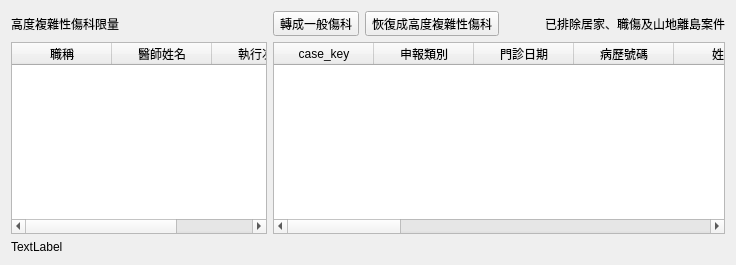
        <widget class="QWidget" name="tab_8">
         <attribute name="title">
          <string>高度複雜性傷科次數</string>
         </attribute>
         <layout class="QGridLayout" name="gridLayout_7">
          <item row="0" column="0">
           <widget class="QLabel" name="label_highly_massage_limit">
            <property name="text">
             <string>高度複雜性傷科限量</string>
            </property>
           </widget>
          </item>
          <item row="0" column="1">
           <layout class="QHBoxLayout" name="horizontalLayout_7">
            <item>
             <widget class="QToolButton" name="toolButton_massage2">
              <property name="text">
               <string>轉成一般傷科</string>
              </property>
              <property name="icon">
               <iconset>
                <normaloff>../icons/down.svg</normaloff>../icons/down.svg</iconset>
              </property>
              <property name="toolButtonStyle">
               <enum>Qt::ToolButtonTextBesideIcon</enum>
              </property>
             </widget>
            </item>
            <item>
             <widget class="QToolButton" name="toolButton_complicated4">
              <property name="text">
               <string>恢復成高度複雜性傷科</string>
              </property>
              <property name="icon">
               <iconset>
                <normaloff>../icons/edit-undo.svg</normaloff>../icons/edit-undo.svg</iconset>
              </property>
              <property name="toolButtonStyle">
               <enum>Qt::ToolButtonTextBesideIcon</enum>
              </property>
             </widget>
            </item>
            <item>
             <spacer name="horizontalSpacer_8">
              <property name="orientation">
               <enum>Qt::Horizontal</enum>
              </property>
              <property name="sizeHint" stdset="0">
               <size>
                <width>40</width>
                <height>20</height>
               </size>
              </property>
             </spacer>
            </item>
            <item>
             <widget class="QLabel" name="label_7">
              <property name="text">
               <string>已排除居家、職傷及山地離島案件</string>
              </property>
             </widget>
            </item>
           </layout>
          </item>
          <item row="1" column="0">
           <widget class="QTableWidget" name="tableWidget_highly_massage_doctor">
            <property name="maximumSize">
             <size>
              <width>320</width>
              <height>16777215</height>
             </size>
            </property>
            <property name="editTriggers">
             <set>QAbstractItemView::NoEditTriggers</set>
            </property>
            <property name="selectionMode">
             <enum>QAbstractItemView::SingleSelection</enum>
            </property>
            <property name="selectionBehavior">
             <enum>QAbstractItemView::SelectRows</enum>
            </property>
            <column>
             <property name="text">
              <string>職稱</string>
             </property>
            </column>
            <column>
             <property name="text">
              <string>醫師姓名</string>
             </property>
            </column>
            <column>
             <property name="text">
              <string>執行次數</string>
             </property>
            </column>
           </widget>
          </item>
          <item row="1" column="1">
           <widget class="QTableWidget" name="tableWidget_highly_massage_case">
            <property name="editTriggers">
             <set>QAbstractItemView::NoEditTriggers</set>
            </property>
            <property name="selectionMode">
             <enum>QAbstractItemView::SingleSelection</enum>
            </property>
            <property name="selectionBehavior">
             <enum>QAbstractItemView::SelectRows</enum>
            </property>
            <column>
             <property name="text">
              <string>case_key</string>
             </property>
            </column>
            <column>
             <property name="text">
              <string>申報類別</string>
             </property>
            </column>
            <column>
             <property name="text">
              <string>門診日期</string>
             </property>
            </column>
            <column>
             <property name="text">
              <string>病歷號碼</string>
             </property>
            </column>
            <column>
             <property name="text">
              <string>姓名</string>
             </property>
            </column>
            <column>
             <property name="text">
              <string>就醫類別</string>
             </property>
            </column>
            <column>
             <property name="text">
              <string>卡序</string>
             </property>
            </column>
            <column>
             <property name="text">
              <string>療程</string>
             </property>
            </column>
            <column>
             <property name="text">
              <string>藥日</string>
             </property>
            </column>
            <column>
             <property name="text">
              <string>主診斷碼</string>
             </property>
            </column>
            <column>
             <property name="text">
              <string>診斷名稱</string>
             </property>
            </column>
            <column>
             <property name="text">
              <string>處置項目</string>
             </property>
            </column>
            <column>
             <property name="text">
              <string>主治醫師</string>
             </property>
            </column>
            <column>
             <property name="text">
              <string>診察費</string>
             </property>
            </column>
            <column>
             <property name="text">
              <string>處置費</string>
             </property>
            </column>
           </widget>
          </item>
          <item row="2" column="0">
           <widget class="QLabel" name="label_highly_massage">
            <property name="text">
             <string>TextLabel</string>
            </property>
           </widget>
          </item>
         </layout>
        </widget>
